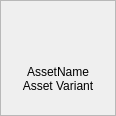
<?xml version="1.0" encoding="UTF-8"?>
<ui version="4.0">
 <class>Form</class>
 <widget class="QWidget" name="Form">
  <property name="geometry">
   <rect>
    <x>0</x>
    <y>0</y>
    <width>116</width>
    <height>116</height>
   </rect>
  </property>
  <property name="minimumSize">
   <size>
    <width>116</width>
    <height>0</height>
   </size>
  </property>
  <property name="maximumSize">
   <size>
    <width>116</width>
    <height>100000</height>
   </size>
  </property>
  <property name="windowTitle">
   <string>Form</string>
  </property>
  <property name="styleSheet">
   <string notr="true"/>
  </property>
  <layout class="QVBoxLayout" name="verticalLayout">
   <property name="leftMargin">
    <number>0</number>
   </property>
   <property name="topMargin">
    <number>0</number>
   </property>
   <property name="rightMargin">
    <number>0</number>
   </property>
   <property name="bottomMargin">
    <number>0</number>
   </property>
   <item>
    <widget class="QFrame" name="node_widget_button_frame">
     <property name="minimumSize">
      <size>
       <width>116</width>
       <height>116</height>
      </size>
     </property>
     <property name="maximumSize">
      <size>
       <width>116</width>
       <height>116</height>
      </size>
     </property>
     <property name="styleSheet">
      <string notr="true"/>
     </property>
     <property name="frameShape">
      <enum>QFrame::StyledPanel</enum>
     </property>
     <property name="frameShadow">
      <enum>QFrame::Raised</enum>
     </property>
     <layout class="QVBoxLayout" name="verticalLayout_2">
      <property name="spacing">
       <number>2</number>
      </property>
      <property name="leftMargin">
       <number>3</number>
      </property>
      <property name="topMargin">
       <number>3</number>
      </property>
      <property name="rightMargin">
       <number>3</number>
      </property>
      <property name="bottomMargin">
       <number>3</number>
      </property>
      <item>
       <spacer name="verticalSpacer_2">
        <property name="orientation">
         <enum>Qt::Vertical</enum>
        </property>
        <property name="sizeHint" stdset="0">
         <size>
          <width>20</width>
          <height>40</height>
         </size>
        </property>
       </spacer>
      </item>
      <item>
       <layout class="QHBoxLayout" name="horizontalLayout">
        <item>
         <widget class="QLabel" name="image_label">
          <property name="minimumSize">
           <size>
            <width>40</width>
            <height>40</height>
           </size>
          </property>
          <property name="maximumSize">
           <size>
            <width>40</width>
            <height>40</height>
           </size>
          </property>
          <property name="text">
           <string/>
          </property>
          <property name="alignment">
           <set>Qt::AlignCenter</set>
          </property>
         </widget>
        </item>
       </layout>
      </item>
      <item>
       <layout class="QVBoxLayout" name="verticalLayout_3">
        <property name="spacing">
         <number>0</number>
        </property>
        <item>
         <widget class="QLabel" name="asset_name_label">
          <property name="maximumSize">
           <size>
            <width>16777215</width>
            <height>20</height>
           </size>
          </property>
          <property name="text">
           <string>AssetName</string>
          </property>
          <property name="alignment">
           <set>Qt::AlignCenter</set>
          </property>
         </widget>
        </item>
        <item>
         <layout class="QHBoxLayout" name="horizontalLayout_2">
          <item>
           <widget class="QLabel" name="asset_variant_label">
            <property name="text">
             <string>Asset Variant</string>
            </property>
            <property name="alignment">
             <set>Qt::AlignCenter</set>
            </property>
           </widget>
          </item>
         </layout>
        </item>
       </layout>
      </item>
      <item>
       <spacer name="verticalSpacer">
        <property name="orientation">
         <enum>Qt::Vertical</enum>
        </property>
        <property name="sizeHint" stdset="0">
         <size>
          <width>20</width>
          <height>40</height>
         </size>
        </property>
       </spacer>
      </item>
     </layout>
    </widget>
   </item>
  </layout>
 </widget>
 <resources/>
 <connections/>
</ui>
